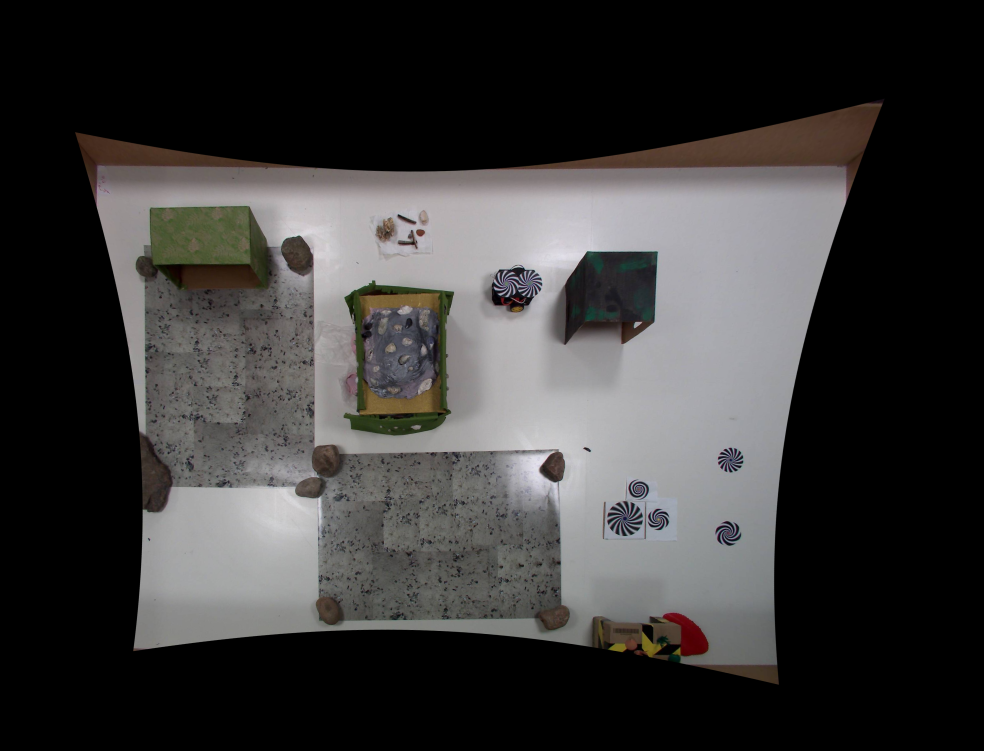
#> input picture test_rectified_no_grid.png, 2952 x 2252 px (shown at 1/3 size)
$ python Tool_4_Grid_Overlay.py ../test_rectified_no_grid.png
#> lines starting #> are read from the running program, lines starting #| are printed output that depends on the picture; after the words box and inside, x2 and y2 are one past the last pixel; in counts of white or black regions, pixels touching at a corner belong together
#!/usr/bin/env python3
"""
Grid overlay tool - draws a dashed grid within the arena bounds.

Usage: python tools/Tool_4_Grid_Overlay.py <image_path>

Controls:
- '+' / '=' : increase grid density (more cells, smaller cells) up to 4 steps
- '-'       : decrease grid density (fewer cells, larger cells) up to 4 steps
- 's'       : save current grid overlay and settings
- 'q'       : quit

Notes:
- The grid is drawn as thin dashed red lines with ~30% transparency.
- The grid fits inside the arena rectangle derived from the corners (if available).
- Cells are near-uniform; rounding is distributed so borders align exactly and interior lines
  may vary by ~1-2 pixels when dimensions do not divide evenly.
- Saves current grid only: image -> output/, settings -> data/
"""

import os
import json
import argparse
from typing import Tuple, Optional

import cv2
import numpy as np


def ensure_output_dirs() -> Tuple[str, str, str]:
    project_root = os.path.abspath(os.path.join(os.path.dirname(__file__), os.pardir))
    output_dir = os.path.join(project_root, 'output')
    data_dir = os.path.join(project_root, 'data')
    os.makedirs(output_dir, exist_ok=True)
    os.makedirs(data_dir, exist_ok=True)
    return project_root, output_dir, data_dir


def draw_dashed_line(img, pt1, pt2, color, thickness=1, dash_length=12, alpha=0.3):
    x1, y1 = int(pt1[0]), int(pt1[1])
    x2, y2 = int(pt2[0]), int(pt2[1])
    dx = x2 - x1
    dy = y2 - y1
    length = float(np.hypot(dx, dy))
    if length == 0:
        return
    ux = dx / length
    uy = dy / length
    overlay = img.copy()
    current = 0.0
    draw_segment = True
    while current < length:
        if draw_segment:
            sx = int(round(x1 + ux * current))
            sy = int(round(y1 + uy * current))
            end = min(current + dash_length, length)
            ex = int(round(x1 + ux * end))
            ey = int(round(y1 + uy * end))
            cv2.line(overlay, (sx, sy), (ex, ey), color, thickness, cv2.LINE_AA)
        current += dash_length
        draw_segment = not draw_segment
    cv2.addWeighted(overlay, alpha, img, 1 - alpha, 0, img)


def render_grid(base_img: np.ndarray, cols: int, rows: int, rect: Optional[Tuple[int, int, int, int]] = None) -> np.ndarray:
    h, w = base_img.shape[:2]
    out = base_img.copy()
    color = (0, 0, 255)  # red
    thickness = 1
    dash = 12
    if rect is None:
        # Full-frame grid
        left, top, right, bottom = 0, 0, w - 1, h - 1
    else:
        left, top, right, bottom = rect
        left = max(0, min(w - 1, left))
        right = max(0, min(w - 1, right))
        top = max(0, min(h - 1, top))
        bottom = max(0, min(h - 1, bottom))

    cols = max(2, int(cols))
    rows = max(2, int(rows))
    span_x = max(1, right - left)
    span_y = max(1, bottom - top)

    # Vertical lines: place at x = left + round(i * span_x / cols)
    for i in range(cols + 1):
        x = left + int(round(i * span_x / cols))
        draw_dashed_line(out, (x, top), (x, bottom), color, thickness, dash, 0.3)

    # Horizontal lines: place at y = top + round(j * span_y / rows)
    for j in range(rows + 1):
        y = top + int(round(j * span_y / rows))
        draw_dashed_line(out, (left, y), (right, y), color, thickness, dash, 0.3)
    return out


def guess_transform_path(project_root: str, image_path: str) -> Optional[str]:
    base = os.path.splitext(os.path.basename(image_path))[0]
    if base.endswith('_rectified_oriented'):
        base = base[: -len('_rectified_oriented')]
    candidate = os.path.join(project_root, 'data', f"{base}_transform.json")
    return candidate if os.path.exists(candidate) else None


def load_arena_rect_from_transform(transform_json_path: str, image_shape: Tuple[int, int]) -> Optional[Tuple[int, int, int, int]]:
    try:
        with open(transform_json_path, 'r') as f:
            data = json.load(f)
        W = int(data['output_size']['width'])
        H = int(data['output_size']['height'])
        min_x = float(data['warp_bounds']['min_x'])
        min_y = float(data['warp_bounds']['min_y'])
        # Rectangle in canvas coordinates
        left = int(round(0 - min_x))
        top = int(round(0 - min_y))
        right = left + W - 1
        bottom = top + H - 1
        # Clamp to image bounds
        h, w = image_shape
        left = max(0, min(w - 1, left))
        right = max(0, min(w - 1, right))
        top = max(0, min(h - 1, top))
        bottom = max(0, min(h - 1, bottom))
        return left, top, right, bottom
    except Exception:
        return None


def run(image_path: str) -> int:
    project_root, output_dir, data_dir = ensure_output_dirs()

    base = cv2.imread(image_path)
    if base is None:
        print(f"Error: could not load image: {image_path}")
        return 1

    h, w = base.shape[:2]

    # Determine arena rectangle bounds if transform is provided or can be guessed
    rect_bounds: Optional[Tuple[int, int, int, int]] = None
    tpath = guess_transform_path(project_root, image_path)
    if tpath:
        rect_bounds = load_arena_rect_from_transform(tpath, (h, w))

    # Compute automatic perfect spacings that fit exactly inside bounds
    if rect_bounds:
        left, top, right, bottom = rect_bounds
        span_x = max(1, right - left)
        span_y = max(1, bottom - top)
    else:
        left, top, right, bottom = 0, 0, w - 1, h - 1
        span_x = max(1, right - left)
        span_y = max(1, bottom - top)

    # Base grid density: aim ~5 cells along the smaller axis, respect min cell size (>=4px)
    MIN_CELL_PX = 4  # Reduced from 8 to allow smaller cells
    small_span = min(span_x, span_y)
    max_small_cells = max(2, small_span // MIN_CELL_PX)
    base_small_cells = min(5, max_small_cells)
    offset = 0  # steps from base, no upper/lower limit (can go as small/large as needed)

    def compute_counts(current_offset: int) -> Tuple[int, int, int]:
        # number of cells along smaller dimension
        # Allow going beyond max_small_cells when offset is negative (making smaller cells)
        # But ensure we don't go below MIN_CELL_PX
        proposed_cells_small = base_small_cells + current_offset
        if current_offset < 0:
            # Making smaller cells - allow more cells, but check minimum cell size
            cells_small = max(2, proposed_cells_small)
            # Recalculate max based on current proposed cell size
            proposed_cell_size = small_span / float(cells_small) if cells_small > 0 else float('inf')
            if proposed_cell_size < MIN_CELL_PX:
                # Would be too small, limit to max_small_cells
                cells_small = max_small_cells
        else:
            # Making larger cells - limit to max_small_cells
            cells_small = max(2, min(max_small_cells, proposed_cells_small))

        # approximate cell size in pixels along smaller dimension
        s = max(1.0, small_span / float(cells_small))
        cols = max(2, int(round(span_x / s)))
        rows = max(2, int(round(span_y / s)))
        return cells_small, cols, rows

    cells_small, cols, rows = compute_counts(offset)

    window = "Grid Overlay"
    cv2.namedWindow(window, cv2.WINDOW_NORMAL | cv2.WINDOW_KEEPRATIO)
    cv2.resizeWindow(window, min(1600, w), min(900, h))

    # Track mouse for crosshair overlay
    mouse_xy = [w // 2, h // 2]

    def on_mouse(event, mx, my, _flags, _param):
        if event == cv2.EVENT_MOUSEMOVE:
            # Adjust for header offset (header is 80px tall)
            header_height = 80
            if my >= header_height:
                mouse_xy[0] = mx
                mouse_xy[1] = my - header_height
            # Mouse in header area, don't update crosshair position

    cv2.setMouseCallback(window, on_mouse)

    def draw_header_overlay(img: np.ndarray) -> np.ndarray:
        """Draw header above the image (not overlaying it)."""
        h_img, w_img = img.shape[:2]
        header_height = 80

        # Create a new image with header space above
        canvas = np.zeros((h_img + header_height, w_img, 3), dtype=np.uint8)

        # Draw header bar
        cv2.rectangle(canvas, (0, 0), (w_img, header_height), (40, 40, 40), -1)
        cv2.rectangle(canvas, (0, header_height - 1), (w_img, header_height), (80, 80, 80), 1)

        # Status text
        status_text = f"Grid: {cols}x{rows} cells | Adjust with +/- | Press 's' to save"
        instruction_text = "ENTER/SPACE to continue | 'q' to quit pipeline"

        # Draw status text in header
        cv2.putText(canvas, status_text, (10, 25), cv2.FONT_HERSHEY_SIMPLEX, 0.6, (255, 255, 255), 2, cv2.LINE_AA)
        cv2.putText(canvas, instruction_text, (10, 55), cv2.FONT_HERSHEY_SIMPLEX, 0.5, (200, 200, 200), 1, cv2.LINE_AA)

        # Place original image below header
        canvas[header_height:, :] = img

        return canvas

    while True:
        # Exit cleanly if the window X is pressed (check BEFORE imshow to avoid re-creating the window)
        if cv2.getWindowProperty(window, cv2.WND_PROP_VISIBLE) < 1:
            break
        overlaid = render_grid(base, cols, rows, rect_bounds)
        # Draw crosshair to ensure a consistent cursor visual
        cx, cy = int(mouse_xy[0]), int(mouse_xy[1])
        h_img, w_img = overlaid.shape[:2]
        cx = max(0, min(w_img - 1, cx))
        cy = max(0, min(h_img - 1, cy))
        size = 10
        color = (255, 255, 255)
        thickness = 1
        cv2.line(overlaid, (max(0, cx - size), cy), (min(w_img - 1, cx + size), cy), color, thickness, cv2.LINE_AA)
        cv2.line(overlaid, (cx, max(0, cy - size)), (cx, min(h_img - 1, cy + size)), color, thickness, cv2.LINE_AA)
        # Draw header above the image (not overlaying it)
        display_with_header = draw_header_overlay(overlaid)
        cv2.imshow(window, display_with_header)
        key = cv2.waitKey(16) & 0xFF

        # Check for ENTER (13) or SPACEBAR (32) to proceed to next tool
        if key == 13 or key == 32:  # ENTER or SPACEBAR
            # Auto-save current grid
            base_name = os.path.splitext(os.path.basename(image_path))[0]
            overlay_image = render_grid(base, cols, rows, rect_bounds)
            img_path = os.path.join(output_dir, f"{base_name}_grid_{cols}x{rows}.png")
            cv2.imwrite(img_path, overlay_image)

            grid_data = {
                "source_image": image_path if os.path.isabs(image_path) else os.path.relpath(image_path, project_root),
                "arena_bounds": {
                    "left": rect_bounds[0],
                    "top": rect_bounds[1],
                    "right": rect_bounds[2],
                    "bottom": rect_bounds[3]
                } if rect_bounds else None,
                "transform_json": os.path.relpath(tpath, project_root) if tpath and os.path.isabs(tpath) else tpath,
                "current_grid": {
                    "cols": cols,
                    "rows": rows,
                    "cell_size_px": {
                        "x": int(round(span_x / float(cols))),
                        "y": int(round(span_y / float(rows)))
                    }
                },
                "image": os.path.relpath(img_path, project_root)
            }
            json_path = os.path.join(data_dir, f"{base_name}_grid.json")
            with open(json_path, 'w') as f:
                json.dump(grid_data, f, indent=2)
            print("Saved and proceeding to next tool...")
            cv2.destroyAllWindows()
            return 0  # Normal exit - continue pipeline

        # Check for Q to quit entire pipeline
        if key == ord('q'):
            print("Quitting entire pipeline...")
            cv2.destroyAllWindows()
            return 2  # Special exit code to stop pipeline
        elif key in (ord('+'), ord('=')):
            # Step to more cells (smaller cells) - no limit, can go as small as MIN_CELL_PX allows
            proposed = offset - 1
            new_cells_small, new_cols, new_rows = compute_counts(proposed)
            # Check if cells would be too small (below minimum) or if we'd have too many cells
            cell_size_x = span_x / float(new_cols) if new_cols > 0 else float('inf')
            cell_size_y = span_y / float(new_rows) if new_rows > 0 else float('inf')
            min_cell_size = min(cell_size_x, cell_size_y)

            if new_cols >= 2 and new_rows >= 2 and min_cell_size >= MIN_CELL_PX:
                offset = proposed
                cells_small, cols, rows = new_cells_small, new_cols, new_rows
                cw = int(round(span_x / cols))
                rh = int(round(span_y / rows))
                print(f"Grid: ~{cw}x{rh}px cells → {cols}x{rows}")
            else:
                print(f"Grid: Cannot make cells smaller (minimum cell size: {MIN_CELL_PX}px)")
        elif key == ord('-'):
            # Step to fewer cells (larger cells) - no upper limit
            proposed = offset + 1
            new_cells_small, new_cols, new_rows = compute_counts(proposed)
            if new_cols >= 2 and new_rows >= 2:
                offset = proposed
                cells_small, cols, rows = new_cells_small, new_cols, new_rows
                cw = int(round(span_x / cols))
                rh = int(round(span_y / rows))
                print(f"Grid: ~{cw}x{rh}px cells → {cols}x{rows}")
        elif key == ord('s'):
            # Save current grid only
            base_name = os.path.splitext(os.path.basename(image_path))[0]

            # Create grid overlay
            overlay_image = render_grid(base, cols, rows, rect_bounds)
            img_path = os.path.join(output_dir, f"{base_name}_grid_{cols}x{rows}.png")
            cv2.imwrite(img_path, overlay_image)

            # Save grid settings
            grid_data = {
                "source_image": image_path if os.path.isabs(image_path) else os.path.relpath(image_path, project_root),
                "arena_bounds": {
                    "left": rect_bounds[0],
                    "top": rect_bounds[1],
                    "right": rect_bounds[2],
                    "bottom": rect_bounds[3]
                } if rect_bounds else None,
                "transform_json": os.path.relpath(tpath, project_root) if tpath and os.path.isabs(tpath) else tpath,
                "current_grid": {
                    "cols": cols,
                    "rows": rows,
                    "cell_size_px": {
                        "x": int(round(span_x / float(cols))),
                        "y": int(round(span_y / float(rows)))
                    }
                },
                "image": os.path.relpath(img_path, project_root)
            }

            # Use simple naming without grid size
            json_path = os.path.join(data_dir, f"{base_name}_grid.json")
            with open(json_path, 'w') as f:
                json.dump(grid_data, f, indent=2)

            print(f"✓ Saved current grid: {cols}x{rows} cells")
            print(f"  Image: {os.path.relpath(img_path, project_root)}")
            print(f"  Settings: {os.path.relpath(json_path, project_root)}")

    cv2.destroyAllWindows()
    return 0


def main():
    parser = argparse.ArgumentParser(description="Grid overlay tool")
    parser.add_argument(
        "image_or_transform",
        help="Path to rectified image PNG (preferred) OR transform JSON (will resolve rectified image)",
    )
    args = parser.parse_args()

    # Resolve input: allow passing transform JSON to find rectified image
    image_path = args.image_or_transform
    if image_path.lower().endswith(".json"):
        try:
            project_root, _, _ = ensure_output_dirs()
            with open(image_path, "r") as f:
                data = json.load(f)
            rectified_rel = data.get("rectified_image") or data.get("source_image")
            if not rectified_rel:
                print("Error: transform JSON missing 'rectified_image' or 'source_image'")
                return 1
            # Normalize to absolute path relative to project root
            rectified_rel = rectified_rel.replace("\\", "/")
            image_path = rectified_rel if os.path.isabs(rectified_rel) else os.path.join(project_root, rectified_rel)
        except Exception as e:
            print(f"Error: unable to resolve image from JSON: {e}")
            return 1

    try:
        return run(image_path)
#> in run, base is the input picture: shape (2252, 2952, 3); mean B, G, R 56.6, 57.1, 58.4
#> in draw_header_overlay, `cv2.rectangle(canvas, (0, 0), (w_img, header_height), (40, 40, 40), -1)`:
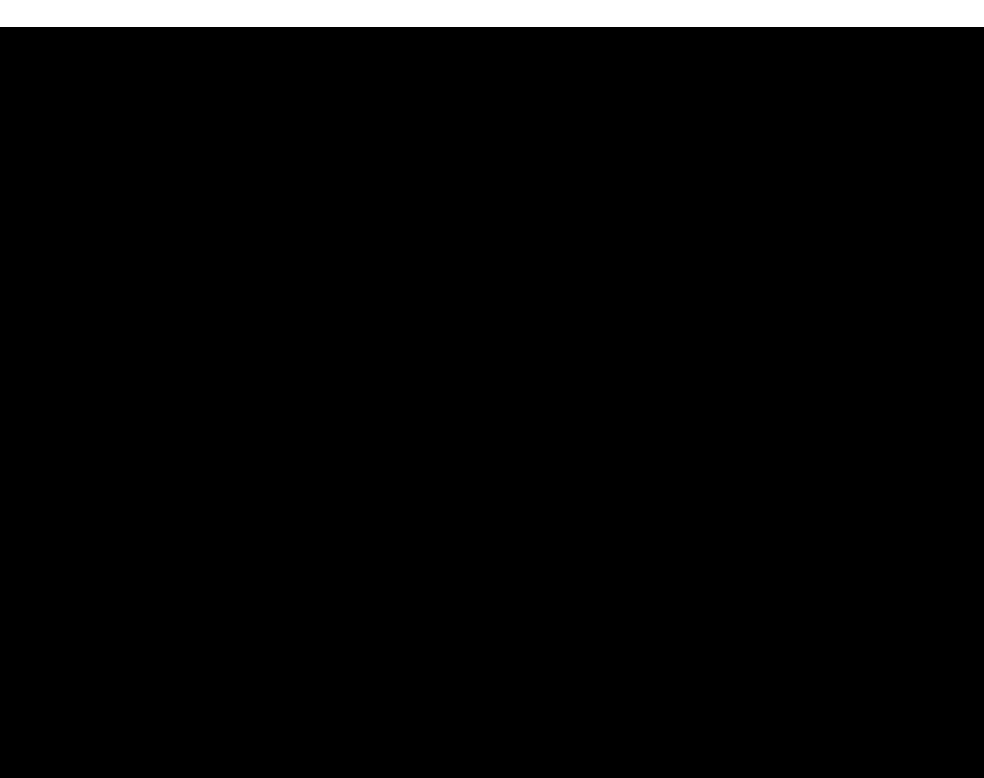
#> canvas: shape (2332, 2952, 3) (shown at 1/3 size); values 0 (black) and 40 (white), 3.5% white; 1 white region, box (x1, y1, x2, y2) and area: (0, 0, 2952, 81) 239112
#> in draw_header_overlay, `cv2.rectangle(canvas, (0, header_height - 1), (w_img, header_height), ..`:
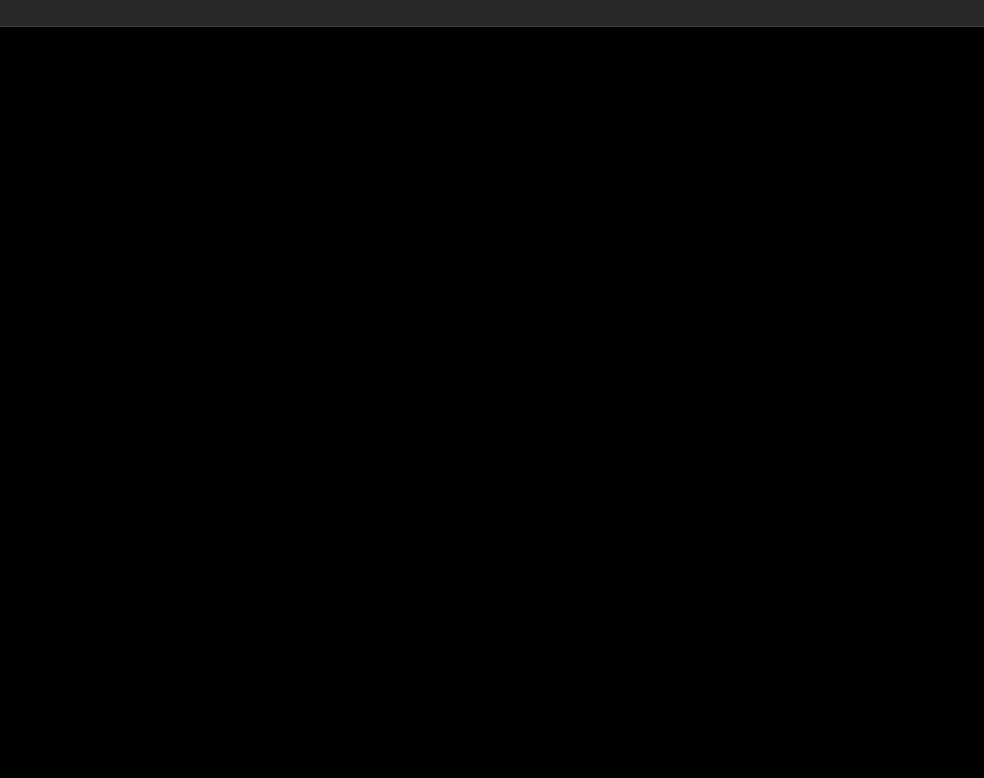
#> canvas: shape (2332, 2952, 3) (shown at 1/3 size); min 0, max 80, mean 1.4
#> in draw_header_overlay, `canvas[header_height:, :] = img`:
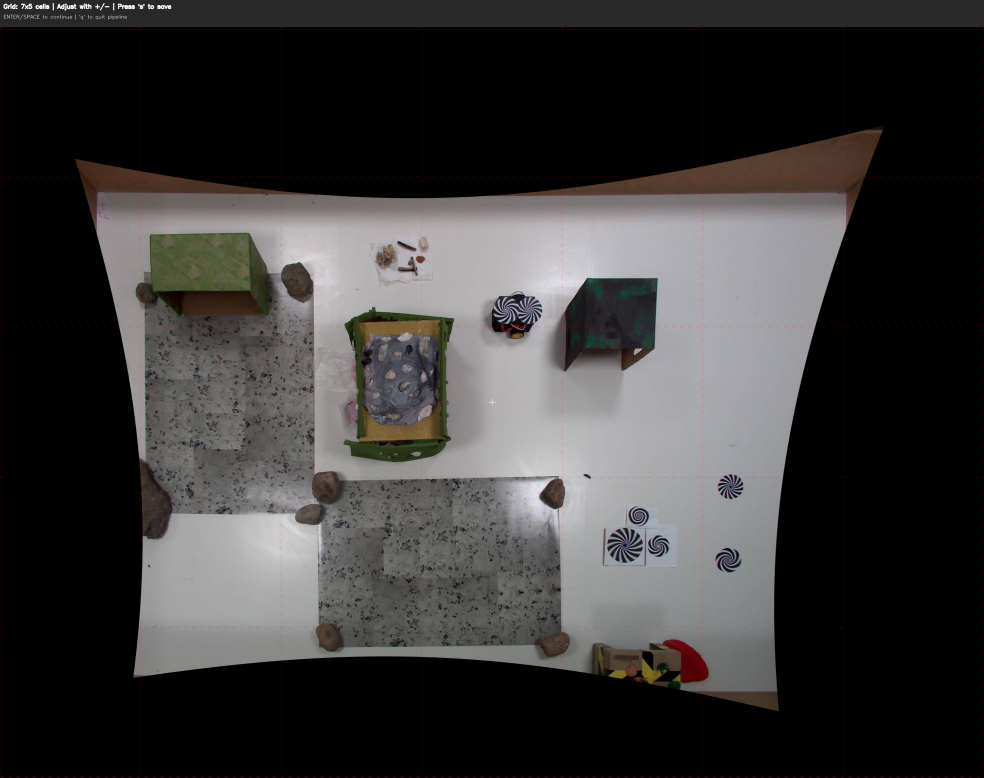
#> canvas: shape (2332, 2952, 3) (shown at 1/3 size); mean of channels 0, 1, 2 56.2, 56.7, 58.1; drawn as B, G, R
#> (key q is pressed here)
    except Exception as e:
        print(f"Error: {e}")
        return 1


if __name__ == "__main__":
#> (the run stopped early here; a loop or call above may not have finished)
